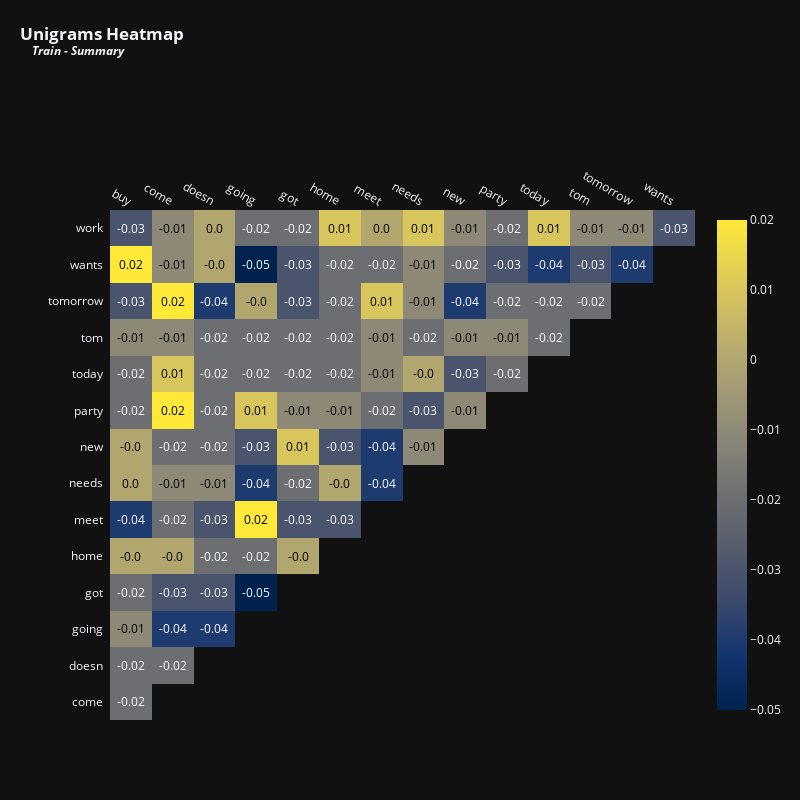

Notebook source saved alongside this figure:
### Markdown cell above
<p style="font-family: Calibri, serif; text-align: left;
          font-size: 24px; letter-spacing: .85px;color: #02011a">You can see that the correlations between these terms are neither strongly positive nor strongly negative. The most positively correlated terms are <i>"don"</i> and <i>"know"</i>, at 0.12. It is relevant to observe that the <code>TfidfVectorizer</code> function performs some changes to the text, such as removing contractions, which explains why the word <i>don't</i> appears without its apostrophe <i>'t</i>.</p>
          
<p style="font-family: Calibri, serif; text-align: left;
          font-size: 24px; letter-spacing: .85px;color: #02011a">It is also interesting to notice a negative correlation — although still not extremely significant — between the terms <i>"yes"</i> and <i>"yeah"</i>. Maybe this happens because it would be redundant to include both in the same dialogue, or perhaps the data captures a tendency of individuals to use <i>"yeah"</i> instead of <i>"yes"</i> during conversations. These are some hypotheses we can consider when analyzing this type of heatmaps.</p>
          
<p style="font-family: Calibri, serif; text-align: left;
          font-size: 24px; letter-spacing: .85px;color: #02011a">Let's perform the same analysis to the summaries.</p>

### Code cell
vectorizer = TfidfVectorizer(max_features = 15,stop_words = 'english') # Top 15 terms
x = vectorizer.fit_transform(train['summary'].fillna(''))
df_tfidfvect = pd.DataFrame(x.toarray(), columns=vectorizer.get_feature_names_out())
plot_correlation(df_tfidfvect, 'Unigrams', 'Train - Summary', 800, 800, 12)

### Figure 1 — Plotly figure (JSON) as saved in the notebook; plotly's stock layout.template omitted (floating-point values rounded to 4 significant figures)
{"data": [{"colorscale": [[0, "#00224e"], [0.1111, "#123570"], [0.2222, "#3b496c"], [0.3333, "#575d6d"], [0.4444, "#707173"], [0.5556, "#8a8678"], [0.6667, "#a59c74"], [0.7778, "#c3b369"], [0.8889, "#e1cc55"], [1, "#fee838"]], "reversescale": false, "showscale": false, "type": "heatmap", "x": ["buy", "come", "doesn", "going", "got", "home", "meet", "needs", "new", "party", "today", "tom", "tomorrow", "wants"], "y": ["work", "wants", "tomorrow", "tom", "today", "party", "new", "needs", "meet", "home", "got", "going", "doesn", "come"], "z": [[-0.03, -0.01, 0, -0.02, -0.02, 0.01, 0, 0.01, -0.01, -0.02, 0.01, -0.01, -0.01, -0.03], [0.02, -0.01, 0, -0.05, -0.03, -0.02, -0.02, -0.01, -0.02, -0.03, -0.04, -0.03, -0.04], [-0.03, 0.02, -0.04, 0, -0.03, -0.02, 0.01, -0.01, -0.04, -0.02, -0.02, -0.02], [-0.01, -0.01, -0.02, -0.02, -0.02, -0.02, -0.01, -0.02, -0.01, -0.01, -0.02], [-0.02, 0.01, -0.02, -0.02, -0.02, -0.02, -0.01, 0, -0.03, -0.02], [-0.02, 0.02, -0.02, 0.01, -0.01, -0.01, -0.02, -0.03, -0.01], [0, -0.02, -0.02, -0.03, 0.01, -0.03, -0.04, -0.01], [0, -0.01, -0.01, -0.04, -0.02, 0, -0.04], [-0.04, -0.02, -0.03, 0.02, -0.03, -0.03], [0, 0, -0.02, -0.02, 0], [-0.02, -0.03, -0.03, -0.05], [-0.01, -0.04, -0.04], [-0.02, -0.02], [-0.02]]}, {"colorscale": [[0, "#00224e"], [0.1111, "#123570"], [0.2222, "#3b496c"], [0.3333, "#575d6d"], [0.4444, "#707173"], [0.5556, "#8a8678"], [0.6667, "#a59c74"], [0.7778, "#c3b369"], [0.8889, "#e1cc55"], [1, "#fee838"]], "showscale": true, "type": "heatmap", "visible": true, "z": [[-0.03, -0.01, 0, -0.02, -0.02, 0.01, 0, 0.01, -0.01, -0.02, 0.01, -0.01, -0.01, -0.03], [0.02, -0.01, 0, -0.05, -0.03, -0.02, -0.02, -0.01, -0.02, -0.03, -0.04, -0.03, -0.04], [-0.03, 0.02, -0.04, 0, -0.03, -0.02, 0.01, -0.01, -0.04, -0.02, -0.02, -0.02], [-0.01, -0.01, -0.02, -0.02, -0.02, -0.02, -0.01, -0.02, -0.01, -0.01, -0.02], [-0.02, 0.01, -0.02, -0.02, -0.02, -0.02, -0.01, 0, -0.03, -0.02], [-0.02, 0.02, -0.02, 0.01, -0.01, -0.01, -0.02, -0.03, -0.01], [0, -0.02, -0.02, -0.03, 0.01, -0.03, -0.04, -0.01], [0, -0.01, -0.01, -0.04, -0.02, 0, -0.04], [-0.04, -0.02, -0.03, 0.02, -0.03, -0.03], [0, 0, -0.02, -0.02, 0], [-0.02, -0.03, -0.03, -0.05], [-0.01, -0.04, -0.04], [-0.02, -0.02], [-0.02]]}], "layout": {"annotations": [{"font": {"color": "#FFFFFF", "size": 12}, "showarrow": false, "text": "-0.03", "x": "buy", "xref": "x", "y": "work", "yref": "y"}, {"font": {"color": "#000000", "size": 12}, "showarrow": false, "text": "-0.01", "x": "come", "xref": "x", "y": "work", "yref": "y"}, {"font": {"color": "#000000", "size": 12}, "showarrow": false, "text": "0.0", "x": "doesn", "xref": "x", "y": "work", "yref": "y"}, {"font": {"color": "#FFFFFF", "size": 12}, "showarrow": false, "text": "-0.02", "x": "going", "xref": "x", "y": "work", "yref": "y"}, {"font": {"color": "#FFFFFF", "size": 12}, "showarrow": false, "text": "-0.02", "x": "got", "xref": "x", "y": "work", "yref": "y"}, {"font": {"color": "#000000", "size": 12}, "showarrow": false, "text": "0.01", "x": "home", "xref": "x", "y": "work", "yref": "y"}, {"font": {"color": "#000000", "size": 12}, "showarrow": false, "text": "0.0", "x": "meet", "xref": "x", "y": "work", "yref": "y"}, {"font": {"color": "#000000", "size": 12}, "showarrow": false, "text": "0.01", "x": "needs", "xref": "x", "y": "work", "yref": "y"}, {"font": {"color": "#000000", "size": 12}, "showarrow": false, "text": "-0.01", "x": "new", "xref": "x", "y": "work", "yref": "y"}, {"font": {"color": "#FFFFFF", "size": 12}, "showarrow": false, "text": "-0.02", "x": "party", "xref": "x", "y": "work", "yref": "y"}, {"font": {"color": "#000000", "size": 12}, "showarrow": false, "text": "0.01", "x": "today", "xref": "x", "y": "work", "yref": "y"}, {"font": {"color": "#000000", "size": 12}, "showarrow": false, "text": "-0.01", "x": "tom", "xref": "x", "y": "work", "yref": "y"}, {"font": {"color": "#000000", "size": 12}, "showarrow": false, "text": "-0.01", "x": "tomorrow", "xref": "x", "y": "work", "yref": "y"}, {"font": {"color": "#FFFFFF", "size": 12}, "showarrow": false, "text": "-0.03", "x": "wants", "xref": "x", "y": "work", "yref": "y"}, {"font": {"color": "#000000", "size": 12}, "showarrow": false, "text": "0.02", "x": "buy", "xref": "x", "y": "wants", "yref": "y"}, {"font": {"color": "#000000", "size": 12}, "showarrow": false, "text": "-0.01", "x": "come", "xref": "x", "y": "wants", "yref": "y"}, {"font": {"color": "#000000", "size": 12}, "showarrow": false, "text": "-0.0", "x": "doesn", "xref": "x", "y": "wants", "yref": "y"}, {"font": {"color": "#FFFFFF", "size": 12}, "showarrow": false, "text": "-0.05", "x": "going", "xref": "x", "y": "wants", "yref": "y"}, {"font": {"color": "#FFFFFF", "size": 12}, "showarrow": false, "text": "-0.03", "x": "got", "xref": "x", "y": "wants", "yref": "y"}, {"font": {"color": "#FFFFFF", "size": 12}, "showarrow": false, "text": "-0.02", "x": "home", "xref": "x", "y": "wants", "yref": "y"}, {"font": {"color": "#FFFFFF", "size": 12}, "showarrow": false, "text": "-0.02", "x": "meet", "xref": "x", "y": "wants", "yref": "y"}, {"font": {"color": "#000000", "size": 12}, "showarrow": false, "text": "-0.01", "x": "needs", "xref": "x", "y": "wants", "yref": "y"}, {"font": {"color": "#FFFFFF", "size": 12}, "showarrow": false, "text": "-0.02", "x": "new", "xref": "x", "y": "wants", "yref": "y"}, {"font": {"color": "#FFFFFF", "size": 12}, "showarrow": false, "text": "-0.03", "x": "party", "xref": "x", "y": "wants", "yref": "y"}, {"font": {"color": "#FFFFFF", "size": 12}, "showarrow": false, "text": "-0.04", "x": "today", "xref": "x", "y": "wants", "yref": "y"}, {"font": {"color": "#FFFFFF", "size": 12}, "showarrow": false, "text": "-0.03", "x": "tom", "xref": "x", "y": "wants", "yref": "y"}, {"font": {"color": "#FFFFFF", "size": 12}, "showarrow": false, "text": "-0.04", "x": "tomorrow", "xref": "x", "y": "wants", "yref": "y"}, {"font": {"color": "#FFFFFF", "size": 12}, "showarrow": false, "text": "-0.03", "x": "buy", "xref": "x", "y": "tomorrow", "yref": "y"}, {"font": {"color": "#000000", "size": 12}, "showarrow": false, "text": "0.02", "x": "come", "xref": "x", "y": "tomorrow", "yref": "y"}, {"font": {"color": "#FFFFFF", "size": 12}, "showarrow": false, "text": "-0.04", "x": "doesn", "xref": "x", "y": "tomorrow", "yref": "y"}, {"font": {"color": "#000000", "size": 12}, "showarrow": false, "text": "-0.0", "x": "going", "xref": "x", "y": "tomorrow", "yref": "y"}, {"font": {"color": "#FFFFFF", "size": 12}, "showarrow": false, "text": "-0.03", "x": "got", "xref": "x", "y": "tomorrow", "yref": "y"}, {"font": {"color": "#FFFFFF", "size": 12}, "showarrow": false, "text": "-0.02", "x": "home", "xref": "x", "y": "tomorrow", "yref": "y"}, {"font": {"color": "#000000", "size": 12}, "showarrow": false, "text": "0.01", "x": "meet", "xref": "x", "y": "tomorrow", "yref": "y"}, {"font": {"color": "#000000", "size": 12}, "showarrow": false, "text": "-0.01", "x": "needs", "xref": "x", "y": "tomorrow", "yref": "y"}, {"font": {"color": "#FFFFFF", "size": 12}, "showarrow": false, "text": "-0.04", "x": "new", "xref": "x", "y": "tomorrow", "yref": "y"}, {"font": {"color": "#FFFFFF", "size": 12}, "showarrow": false, "text": "-0.02", "x": "party", "xref": "x", "y": "tomorrow", "yref": "y"}, {"font": {"color": "#FFFFFF", "size": 12}, "showarrow": false, "text": "-0.02", "x": "today", "xref": "x", "y": "tomorrow", "yref": "y"}, {"font": {"color": "#FFFFFF", "size": 12}, "showarrow": false, "text": "-0.02", "x": "tom", "xref": "x", "y": "tomorrow", "yref": "y"}, {"font": {"color": "#000000", "size": 12}, "showarrow": false, "text": "-0.01", "x": "buy", "xref": "x", "y": "tom", "yref": "y"}, {"font": {"color": "#000000", "size": 12}, "showarrow": false, "text": "-0.01", "x": "come", "xref": "x", "y": "tom", "yref": "y"}, {"font": {"color": "#FFFFFF", "size": 12}, "showarrow": false, "text": "-0.02", "x": "doesn", "xref": "x", "y": "tom", "yref": "y"}, {"font": {"color": "#FFFFFF", "size": 12}, "showarrow": false, "text": "-0.02", "x": "going", "xref": "x", "y": "tom", "yref": "y"}, {"font": {"color": "#FFFFFF", "size": 12}, "showarrow": false, "text": "-0.02", "x": "got", "xref": "x", "y": "tom", "yref": "y"}, {"font": {"color": "#FFFFFF", "size": 12}, "showarrow": false, "text": "-0.02", "x": "home", "xref": "x", "y": "tom", "yref": "y"}, {"font": {"color": "#000000", "size": 12}, "showarrow": false, "text": "-0.01", "x": "meet", "xref": "x", "y": "tom", "yref": "y"}, {"font": {"color": "#FFFFFF", "size": 12}, "showarrow": false, "text": "-0.02", "x": "needs", "xref": "x", "y": "tom", "yref": "y"}, {"font": {"color": "#000000", "size": 12}, "showarrow": false, "text": "-0.01", "x": "new", "xref": "x", "y": "tom", "yref": "y"}, {"font": {"color": "#000000", "size": 12}, "showarrow": false, "text": "-0.01", "x": "party", "xref": "x", "y": "tom", "yref": "y"}, {"font": {"color": "#FFFFFF", "size": 12}, "showarrow": false, "text": "-0.02", "x": "today", "xref": "x", "y": "tom", "yref": "y"}, {"font": {"color": "#FFFFFF", "size": 12}, "showarrow": false, "text": "-0.02", "x": "buy", "xref": "x", "y": "today", "yref": "y"}, {"font": {"color": "#000000", "size": 12}, "showarrow": false, "text": "0.01", "x": "come", "xref": "x", "y": "today", "yref": "y"}, {"font": {"color": "#FFFFFF", "size": 12}, "showarrow": false, "text": "-0.02", "x": "doesn", "xref": "x", "y": "today", "yref": "y"}, {"font": {"color": "#FFFFFF", "size": 12}, "showarrow": false, "text": "-0.02", "x": "going", "xref": "x", "y": "today", "yref": "y"}, {"font": {"color": "#FFFFFF", "size": 12}, "showarrow": false, "text": "-0.02", "x": "got", "xref": "x", "y": "today", "yref": "y"}, {"font": {"color": "#FFFFFF", "size": 12}, "showarrow": false, "text": "-0.02", "x": "home", "xref": "x", "y": "today", "yref": "y"}, {"font": {"color": "#000000", "size": 12}, "showarrow": false, "text": "-0.01", "x": "meet", "xref": "x", "y": "today", "yref": "y"}, {"font": {"color": "#000000", "size": 12}, "showarrow": false, "text": "-0.0", "x": "needs", "xref": "x", "y": "today", "yref": "y"}, {"font": {"color": "#FFFFFF", "size": 12}, "showarrow": false, "text": "-0.03", "x": "new", "xref": "x", "y": "today", "yref": "y"}, {"font": {"color": "#FFFFFF", "size": 12}, "showarrow": false, "text": "-0.02", "x": "party", "xref": "x", "y": "today", "yref": "y"}, {"font": {"color": "#FFFFFF", "size": 12}, "showarrow": false, "text": "-0.02", "x": "buy", "xref": "x", "y": "party", "yref": "y"}, {"font": {"color": "#000000", "size": 12}, "showarrow": false, "text": "0.02", "x": "come", "xref": "x", "y": "party", "yref": "y"}, {"font": {"color": "#FFFFFF", "size": 12}, "showarrow": false, "text": "-0.02", "x": "doesn", "xref": "x", "y": "party", "yref": "y"}, {"font": {"color": "#000000", "size": 12}, "showarrow": false, "text": "0.01", "x": "going", "xref": "x", "y": "party", "yref": "y"}, {"font": {"color": "#000000", "size": 12}, "showarrow": false, "text": "-0.01", "x": "got", "xref": "x", "y": "party", "yref": "y"}, {"font": {"color": "#000000", "size": 12}, "showarrow": false, "text": "-0.01", "x": "home", "xref": "x", "y": "party", "yref": "y"}, {"font": {"color": "#FFFFFF", "size": 12}, "showarrow": false, "text": "-0.02", "x": "meet", "xref": "x", "y": "party", "yref": "y"}, {"font": {"color": "#FFFFFF", "size": 12}, "showarrow": false, "text": "-0.03", "x": "needs", "xref": "x", "y": "party", "yref": "y"}, {"font": {"color": "#000000", "size": 12}, "showarrow": false, "text": "-0.01", "x": "new", "xref": "x", "y": "party", "yref": "y"}, {"font": {"color": "#000000", "size": 12}, "showarrow": false, "text": "-0.0", "x": "buy", "xref": "x", "y": "new", "yref": "y"}, {"font": {"color": "#FFFFFF", "size": 12}, "showarrow": false, "text": "-0.02", "x": "come", "xref": "x", "y": "new", "yref": "y"}, {"font": {"color": "#FFFFFF", "size": 12}, "showarrow": false, "text": "-0.02", "x": "doesn", "xref": "x", "y": "new", "yref": "y"}, {"font": {"color": "#FFFFFF", "size": 12}, "showarrow": false, "text": "-0.03", "x": "going", "xref": "x", "y": "new", "yref": "y"}, {"font": {"color": "#000000", "size": 12}, "showarrow": false, "text": "0.01", "x": "got", "xref": "x", "y": "new", "yref": "y"}, {"font": {"color": "#FFFFFF", "size": 12}, "showarrow": false, "text": "-0.03", "x": "home", "xref": "x", "y": "new", "yref": "y"}, {"font": {"color": "#FFFFFF", "size": 12}, "showarrow": false, "text": "-0.04", "x": "meet", "xref": "x", "y": "new", "yref": "y"}, {"font": {"color": "#000000", "size": 12}, "showarrow": false, "text": "-0.01", "x": "needs", "xref": "x", "y": "new", "yref": "y"}, {"font": {"color": "#000000", "size": 12}, "showarrow": false, "text": "0.0", "x": "buy", "xref": "x", "y": "needs", "yref": "y"}, {"font": {"color": "#000000", "size": 12}, "showarrow": false, "text": "-0.01", "x": "come", "xref": "x", "y": "needs", "yref": "y"}, {"font": {"color": "#000000", "size": 12}, "showarrow": false, "text": "-0.01", "x": "doesn", "xref": "x", "y": "needs", "yref": "y"}, {"font": {"color": "#FFFFFF", "size": 12}, "showarrow": false, "text": "-0.04", "x": "going", "xref": "x", "y": "needs", "yref": "y"}, {"font": {"color": "#FFFFFF", "size": 12}, "showarrow": false, "text": "-0.02", "x": "got", "xref": "x", "y": "needs", "yref": "y"}, {"font": {"color": "#000000", "size": 12}, "showarrow": false, "text": "-0.0", "x": "home", "xref": "x", "y": "needs", "yref": "y"}, {"font": {"color": "#FFFFFF", "size": 12}, "showarrow": false, "text": "-0.04", "x": "meet", "xref": "x", "y": "needs", "yref": "y"}, {"font": {"color": "#FFFFFF", "size": 12}, "showarrow": false, "text": "-0.04", "x": "buy", "xref": "x", "y": "meet", "yref": "y"}, {"font": {"color": "#FFFFFF", "size": 12}, "showarrow": false, "text": "-0.02", "x": "come", "xref": "x", "y": "meet", "yref": "y"}, {"font": {"color": "#FFFFFF", "size": 12}, "showarrow": false, "text": "-0.03", "x": "doesn", "xref": "x", "y": "meet", "yref": "y"}, {"font": {"color": "#000000", "size": 12}, "showarrow": false, "text": "0.02", "x": "going", "xref": "x", "y": "meet", "yref": "y"}, {"font": {"color": "#FFFFFF", "size": 12}, "showarrow": false, "text": "-0.03", "x": "got", "xref": "x", "y": "meet", "yref": "y"}, {"font": {"color": "#FFFFFF", "size": 12}, "showarrow": false, "text": "-0.03", "x": "home", "xref": "x", "y": "meet", "yref": "y"}, {"font": {"color": "#000000", "size": 12}, "showarrow": false, "text": "-0.0", "x": "buy", "xref": "x", "y": "home", "yref": "y"}, {"font": {"color": "#000000", "size": 12}, "showarrow": false, "text": "-0.0", "x": "come", "xref": "x", "y": "home", "yref": "y"}, {"font": {"color": "#FFFFFF", "size": 12}, "showarrow": false, "text": "-0.02", "x": "doesn", "xref": "x", "y": "home", "yref": "y"}, {"font": {"color": "#FFFFFF", "size": 12}, "showarrow": false, "text": "-0.02", "x": "going", "xref": "x", "y": "home", "yref": "y"}, {"font": {"color": "#000000", "size": 12}, "showarrow": false, "text": "-0.0", "x": "got", "xref": "x", "y": "home", "yref": "y"}, {"font": {"color": "#FFFFFF", "size": 12}, "showarrow": false, "text": "-0.02", "x": "buy", "xref": "x", "y": "got", "yref": "y"}, {"font": {"color": "#FFFFFF", "size": 12}, "showarrow": false, "text": "-0.03", "x": "come", "xref": "x", "y": "got", "yref": "y"}, {"font": {"color": "#FFFFFF", "size": 12}, "showarrow": false, "text": "-0.03", "x": "doesn", "xref": "x", "y": "got", "yref": "y"}, {"font": {"color": "#FFFFFF", "size": 12}, "showarrow": false, "text": "-0.05", "x": "going", "xref": "x", "y": "got", "yref": "y"}, {"font": {"color": "#000000", "size": 12}, "showarrow": false, "text": "-0.01", "x": "buy", "xref": "x", "y": "going", "yref": "y"}, {"font": {"color": "#FFFFFF", "size": 12}, "showarrow": false, "text": "-0.04", "x": "come", "xref": "x", "y": "going", "yref": "y"}, {"font": {"color": "#FFFFFF", "size": 12}, "showarrow": false, "text": "-0.04", "x": "doesn", "xref": "x", "y": "going", "yref": "y"}, {"font": {"color": "#FFFFFF", "size": 12}, "showarrow": false, "text": "-0.02", "x": "buy", "xref": "x", "y": "doesn", "yref": "y"}, {"font": {"color": "#FFFFFF", "size": 12}, "showarrow": false, "text": "-0.02", "x": "come", "xref": "x", "y": "doesn", "yref": "y"}, {"font": {"color": "#FFFFFF", "size": 12}, "showarrow": false, "text": "-0.02", "x": "buy", "xref": "x", "y": "come", "yref": "y"}], "height": 800, "margin": {"l": 110, "t": 210}, "title": {"text": "<b>Unigrams Heatmap<br><sup>&nbsp;&nbsp;&nbsp;&nbsp;<i>Train - Summary</i></sup></b>", "x": 0.025, "xanchor": "left", "y": 0.95}, "width": 800, "xaxis": {"autorange": true, "dtick": 1, "gridcolor": "rgb(0, 0, 0)", "range": [-0.5, 13.5], "showgrid": false, "side": "top", "ticks": "", "type": "category"}, "yaxis": {"autorange": true, "dtick": 1, "range": [13.5, -0.5], "showgrid": false, "ticks": "", "ticksuffix": "  ", "type": "category"}}}
